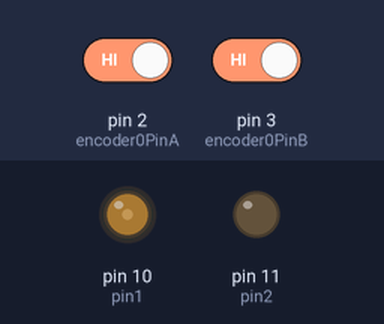
Bench run of a sketch on a simulated Arduino Uno, built with avr-gcc and run on an emulated ATmega328P. On the bench: output pins drawn as LEDs (lit = HIGH). The inputs (shaded band) are chosen by the test bench; at power-on: pin 2 (encoder0PinA) HIGH, pin 3 (encoder0PinB) HIGH. What the sketch prints to the serial monitor is not drawn.

Above: at 0.1 s.
Timing chart, 0 to 1.6 s (numbered marks = the images above):
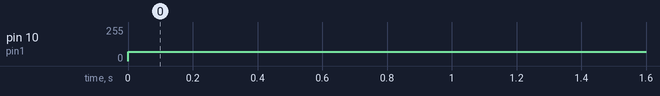

The sketch:

ROTARY_ENCODER.ino
```cpp
 /* read a rotary encoder with interrupts
   Encoder hooked up with common to GROUND,
   encoder0PinA to pin 2, encoder0PinB to pin 4 (or pin 3 see below)
   it doesn't matter which encoder pin you use for A or B

   uses Arduino pull-ups on A & B channel outputs
   turning on the pull-ups saves having to hook up resistors
   to the A & B channel outputs

*/

#define encoder0PinA  2
#define encoder0PinB  3
#define pin1 10
#define pin2 11
float angle;
volatile unsigned int encoder0Pos = 0;

void setup() {
  pinMode(encoder0PinA, INPUT_PULLUP);
       // turn on pull-up resistor
  pinMode(encoder0PinB, INPUT_PULLUP);
       // turn on pull-up resistor
  pinMode(pin1,OUTPUT);
  pinMode(pin2,OUTPUT);
  attachInterrupt(digitalPinToInterrupt(2), doEncoder, CHANGE);
    attachInterrupt(digitalPinToInterrupt(3), doEncoder, CHANGE);// encoder pin on interrupt 0 - pin 2
  Serial.begin (9600);
  Serial.println("start");                // a personal quirk
}

void loop() {
    Serial.println (angle);
  // do some stuff here - the joy of interrupts is that they take care of themselves
while(angle<270)
{
  analogWrite(pin1,70);
  analogWrite(pin2,0);
   Serial.println(angle);
}
Serial.println(angle);
}

void doEncoder() {
    encoder0Pos++;
    angle=encoder0Pos*1.285714;
}

/* See this expanded function to get a better understanding of the
   meanings of the four possible (pinA, pinB) value pairs:
*/
void doEncoder_Expanded() {
  if (digitalRead(encoder0PinA) == HIGH) {   // found a low-to-high on channel A
    if (digitalRead(encoder0PinB) == LOW) {  // check channel B to see which way
      // encoder is turning
      encoder0Pos = encoder0Pos - 1;         // CCW
    }
    else {
      encoder0Pos = encoder0Pos + 1;         // CW
    }
  }
  else                                        // found a high-to-low on channel A
  {
    if (digitalRead(encoder0PinB) == LOW) {   // check channel B to see which way
      // encoder is turning
      encoder0Pos = encoder0Pos + 1;          // CW
    }
    else {
      encoder0Pos = encoder0Pos - 1;          // CCW
    }

  }
  Serial.println (encoder0Pos, DEC);          // debug - remember to comment out
  // before final program run
  // you don't want serial slowing down your program if not needed
}

/*  to read the other two transitions - just use another attachInterrupt()
  in the setup and duplicate the doEncoder function into say,
  doEncoderA and doEncoderB.
  You also need to move the other encoder wire over to pin 3 (interrupt 1).
*/
```

Measured:
- by itself, pin 10 (pin1): 0/255 → 70/255 at 0.00 s
